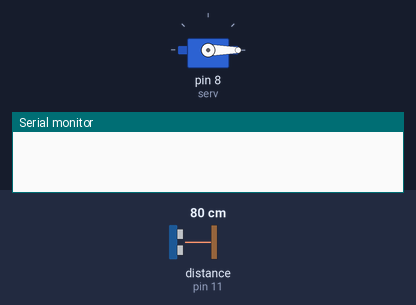
This sketch was run on a simulated Arduino Uno, built with avr-gcc and run on an emulated ATmega328P. Shown: servo, the last lines printed to the serial monitor. Wiring (inferred from the names in the program): ultrasonic range finder: trigger pin 12; echo pin 11. Inputs (shaded band) come from the test bench; at power-on: distance to the obstacle (sensor on pin 11) 80 cm. The echo pulse lasts 58.3 µs per cm.

Above: at 0.01 s.
1.3 s: distance to the obstacle (sensor on pin 11) set to 2 cm
At 2.4 s:
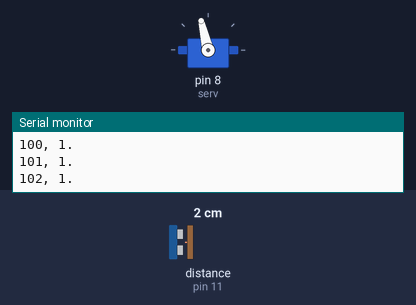
4.3 s: distance to the obstacle (sensor on pin 11) set to 250 cm
At 5.2 s:
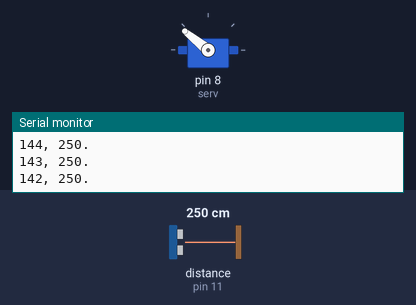
7.3 s: distance to the obstacle (sensor on pin 11) set to 4 cm
At 8.0 s:
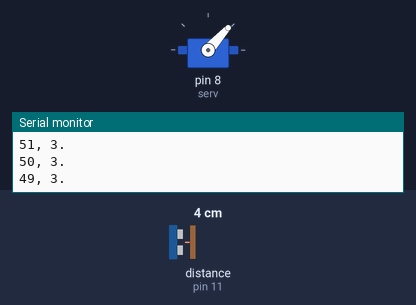
10.3 s: distance to the obstacle (sensor on pin 11) set to 120 cm
Timing chart, 0 to 14.3 s (numbered marks = the images above; inputs shaded):
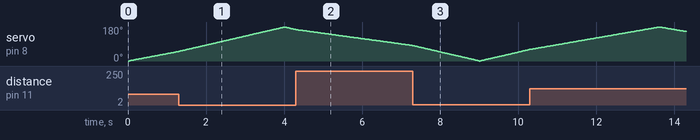

The sketch:

ArduinoUltrasonicSensor.ino
```cpp
#include <Servo.h>

#define trigPin 12
#define echoPin 11
#define serv 8

Servo servoMotor;

int CalculateDistance();
void PositionInfo(int index);


void setup()
{
  servoMotor.attach(serv);
  Serial.begin(9600);
  pinMode(trigPin, OUTPUT);
  pinMode(echoPin, INPUT);
}

void loop()
{
  for(int i=0; i < 180; i++)
  {
    PositionInfo(i);
  }
  for(int i=180; i > 0; i--)
  {
    PositionInfo(i);
  }
}

void PositionInfo(int index)
{
    servoMotor.write(index);
    delay(20);
    Serial.print(index);
    Serial.print(", ");
    Serial.print(CalculateDistance());
    Serial.println(".");
}

int CalculateDistance()
{
  long time, distance;
  digitalWrite(trigPin, LOW);
  delayMicroseconds(2);
  digitalWrite(trigPin, HIGH);
  delayMicroseconds(10);
  digitalWrite(trigPin, LOW);
  time = pulseIn(echoPin, HIGH);
  distance = time / 58;
  return distance;
}
```

Measured:
- by itself, servo on pin 8 (serv): rises from 61° to 180° in 3.3 s, then falls to 157° in 0.64 s
